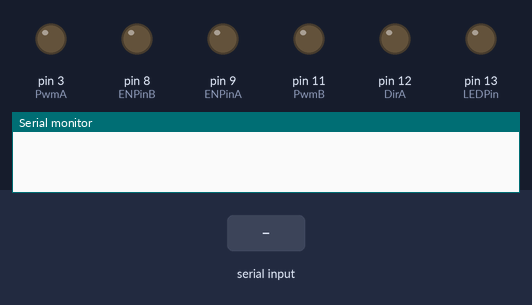
Simulated run of this sketch. Board: Arduino Uno, built with avr-gcc and run on an emulated ATmega328P. On the bench: output pins drawn as LEDs (lit = HIGH), the last lines printed to the serial monitor. Inputs (shaded band) come from the test bench.

Above: at 1.2 s.
1.3 s: "x" received over Serial
At 2.5 s:
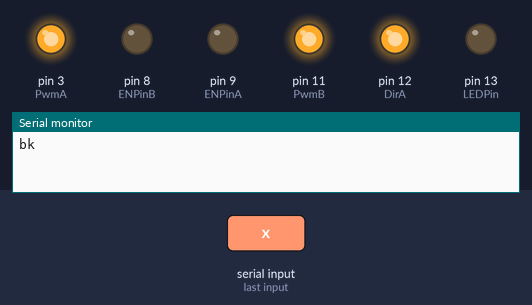
2.8 s: "w" received over Serial
At 3.7 s:
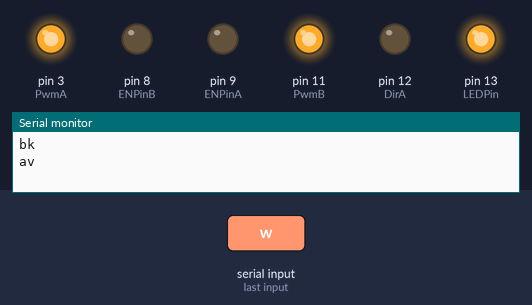
4.3 s: "d" received over Serial
At 5.6 s:
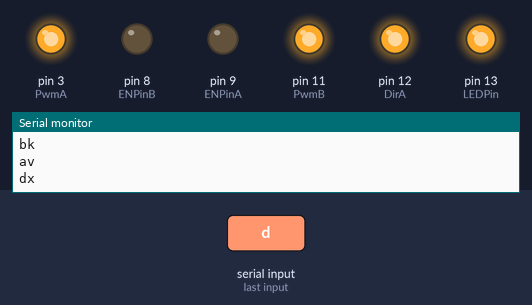
5.9 s: "a" received over Serial
At 7.0 s:
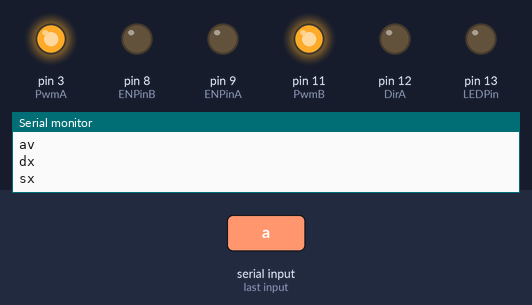
7.5 s: "l" received over Serial
At 8.1 s:
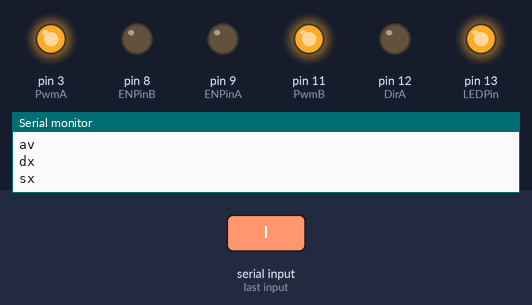
9.0 s: "L" received over Serial
At 9.3 s:
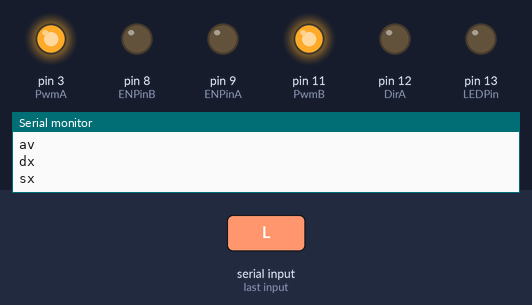
Timing chart, 0 to 11.5 s (numbered marks = the images above; inputs shaded):
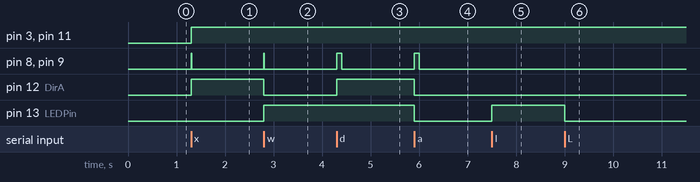

Measured:
- after the input at 1.3 s, pin 3 (PwmA), pin 11 (PwmB), pin 12 (DirA): LOW → HIGH at once; pin 8 (ENPinB), pin 9 (ENPinA): LOW → HIGH at once, → LOW 0.01 s later
- after the input at 2.8 s, pin 8 (ENPinB), pin 9 (ENPinA): LOW → HIGH at once, → LOW 0.01 s later; pin 12 (DirA): HIGH → LOW at once; pin 13 (LEDPin): LOW → HIGH at once
- after the input at 4.3 s, pin 8 (ENPinB), pin 9 (ENPinA): LOW → HIGH at once, → LOW 0.10 s later; pin 12 (DirA): LOW → HIGH at once
- after the input at 5.9 s, pin 8 (ENPinB), pin 9 (ENPinA): LOW → HIGH at once, → LOW 0.10 s later; pin 12 (DirA), pin 13 (LEDPin): HIGH → LOW at once
- after the input at 7.5 s, pin 13 (LEDPin): LOW → HIGH at once
- after the input at 9.0 s, pin 13 (LEDPin): HIGH → LOW at once

The sketch:

DaguFS2018.ino
```cpp
#include <Servo.h>

#define echoPin 5 // Echo Pin
#define trigPin 7 // Trigger Pin
#define LEDPin 13 // Onboard LED


#define DirB 13
#define PwmB 11
#define ENPinB 8

#define PwmA 3
#define DirA 12
#define ENPinA 9


int  pos = 0;  // variable to store the servo position
int  n = 0;
int  dl1 = 80;
byte pse = 0;
int pon = 0;


void setup() {
  // set the digital pin as output:
  pinMode(PwmA, OUTPUT);
  pinMode(PwmB, OUTPUT);
  pinMode(ENPinA, OUTPUT);
  pinMode(ENPinB, OUTPUT);
  pinMode(DirA, OUTPUT);
  pinMode(DirB, OUTPUT);

  pinMode(trigPin, OUTPUT);
  pinMode(echoPin, INPUT);

  digitalWrite(ENPinA, LOW);
  digitalWrite(ENPinB, LOW);

  Serial.begin(9600);

}

int cmd;
int speed = 100;


void indietro() {
  Serial.println("bk\n");
  digitalWrite(PwmA, HIGH);
    digitalWrite(PwmB, HIGH);
  digitalWrite(DirA, HIGH);
  digitalWrite(DirB, LOW);
  digitalWrite(ENPinA, HIGH);
  digitalWrite(ENPinB, HIGH);
  delay(10);
  return;
}

void avanti() {
  Serial.println("av\n");
  digitalWrite(PwmA, HIGH);
  digitalWrite(PwmB, HIGH);
  digitalWrite(DirA, LOW);
  digitalWrite(DirB, HIGH);
  digitalWrite(ENPinA, HIGH);
  digitalWrite(ENPinB, HIGH);
  delay(10);

  return;
}
void destra() {
  Serial.println("dx\n");
  digitalWrite(PwmA, HIGH);
    digitalWrite(PwmB, HIGH);
  digitalWrite(DirA, HIGH);
  digitalWrite(DirB, HIGH);
    digitalWrite(ENPinA, HIGH);
  digitalWrite(ENPinB, HIGH);
  delay(100);
  return;
}
void sinistra() {
  Serial.println("sx\n");
  digitalWrite(PwmA, HIGH);
  digitalWrite(PwmB, HIGH);
  digitalWrite(DirA, LOW);
  digitalWrite(DirB, LOW);
  digitalWrite(ENPinA, HIGH);
  digitalWrite(ENPinB, HIGH);
  delay(100);
  return;
}

void stops() {
  Serial.println("stop\n");
  digitalWrite(ENPinA, LOW);
  digitalWrite(ENPinB, LOW);
  digitalWrite(PwmA, LOW);
  digitalWrite(PwmB, LOW);
  digitalWrite(DirA, LOW);
  digitalWrite(DirB, LOW);
  delay(10);
  return;
}


void loop()
{

  digitalWrite(ENPinA, LOW);
  digitalWrite(ENPinB, LOW);

  if (Serial.available()) {
    cmd = Serial.read();
    if (cmd == 'x') {
      indietro();
    }
    if (cmd == 'w') {
      avanti();
    }
    if (cmd == 'd') {
      destra();
       //stops();

    }
    if (cmd == 'a') {
      sinistra();
       //stops();
    }
    if (cmd == 's') {
      stops();

    }
    if (cmd == 'L') {
      digitalWrite(LEDPin, LOW);
    }
    if (cmd == 'l') {
      digitalWrite(LEDPin, HIGH);
    }
    if (cmd == 'i') {
      Serial.print("DAGU - ");
      Serial.println(n);
      n++;
    }


  }
  else {
    //stops();
  }

}
```
